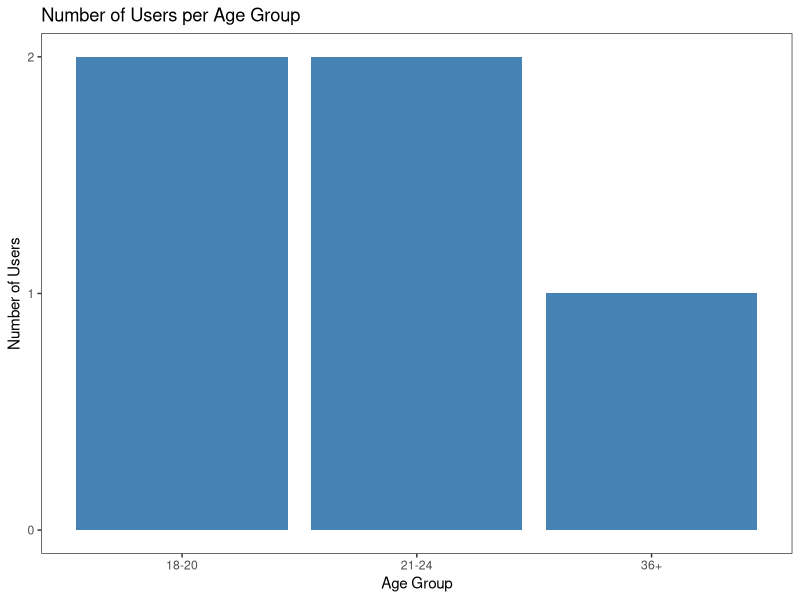
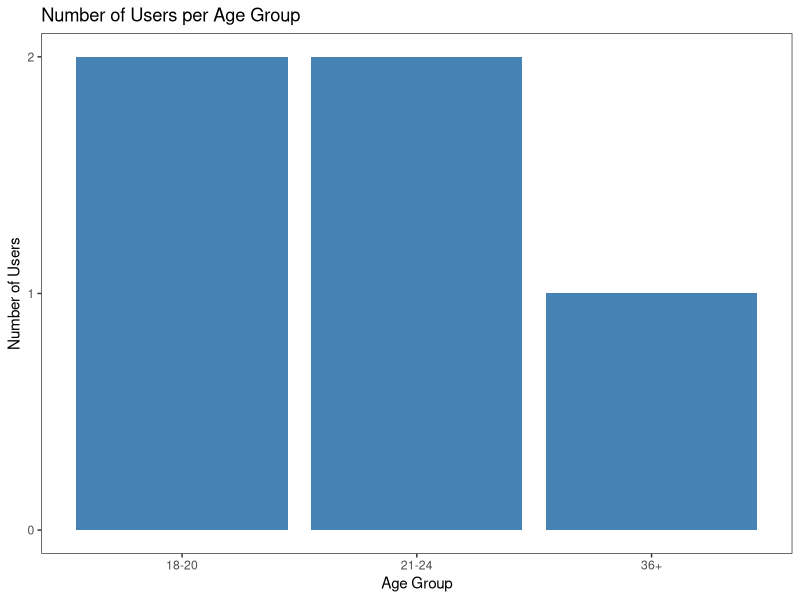
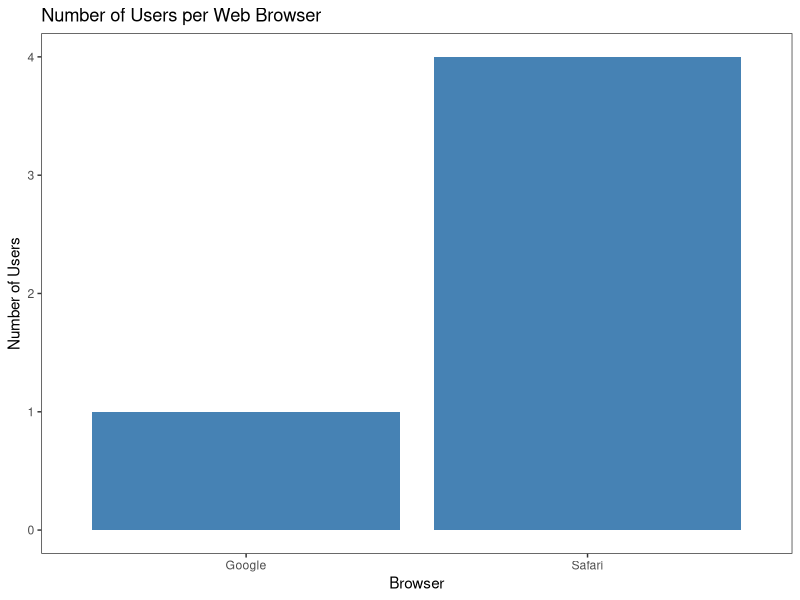
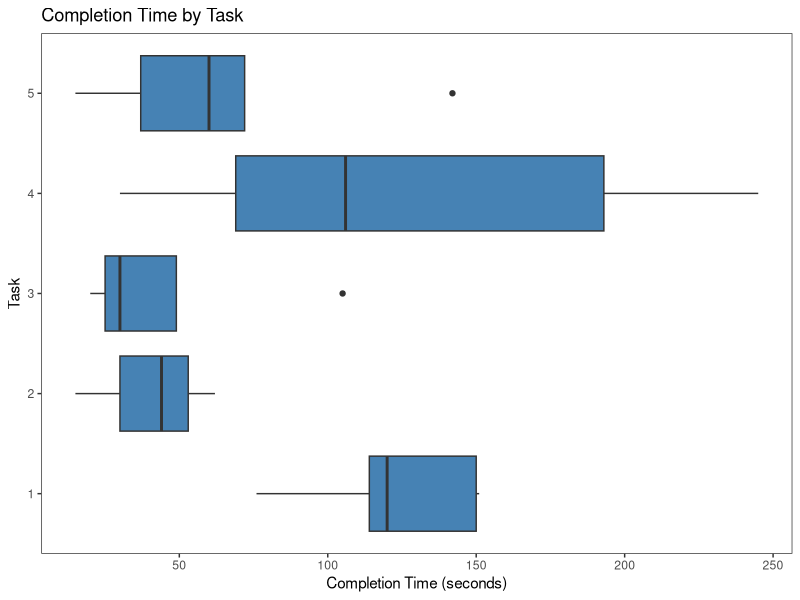
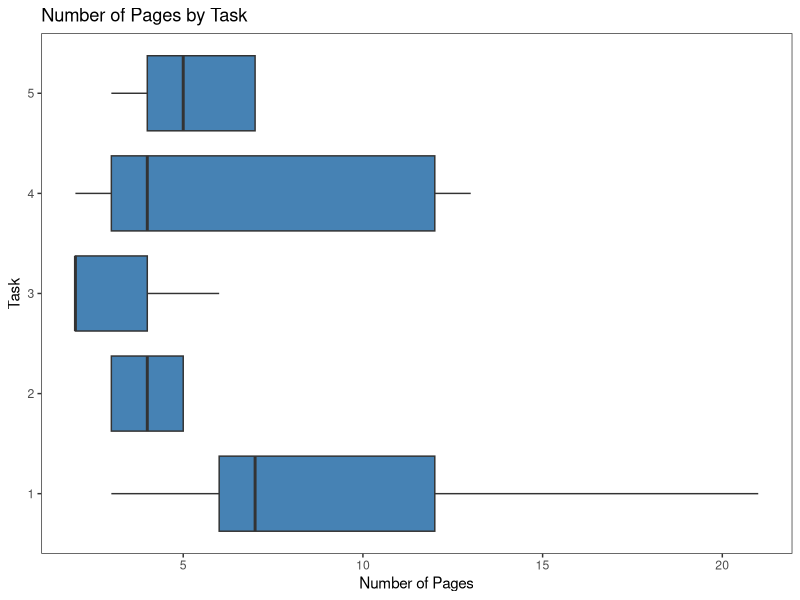
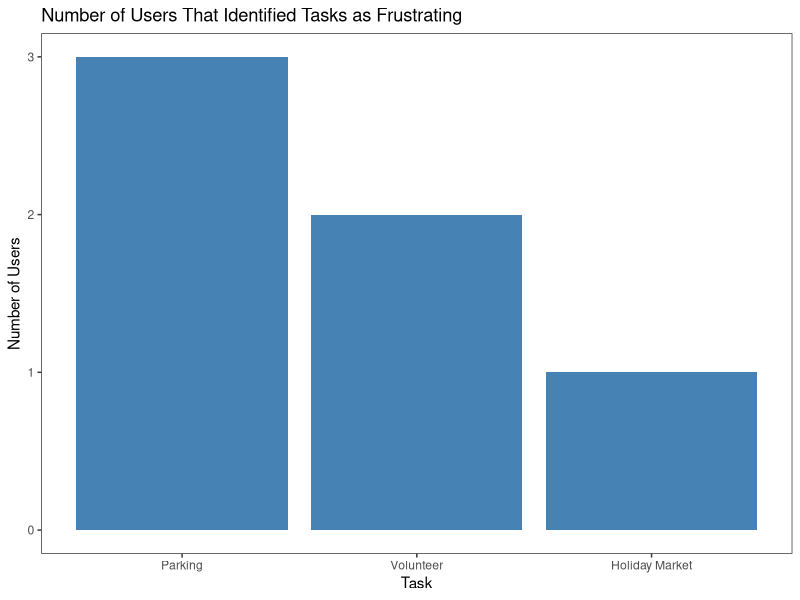
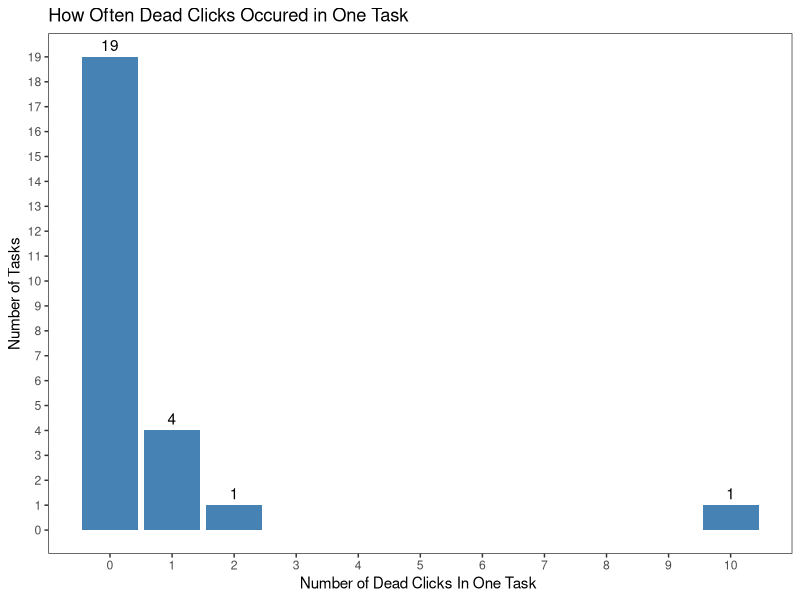

R code for these plots, in order:
library(ggplot2)
library(tidyverse)

pre_test_data <- data.frame(
  PT1 = c('no', 'no', 'no', 'no', 'no'), 
  Age = c('21-24','21-24','36+', '18-20', '18-20' ),
  Browser = c('Safari', 'Safari', 'Safari', 'Google', 'Safari'),
  TimesDowntown = c(6, 10, 5, 1, 10), 
  SoldDowntown = c('no', 'no', 'no', 'no', 'no')
)

time_of_task_data <- data.frame(
  '1' = c(151, 114, 150, 120, 76),
  '2' = c(44, 62, 30, 15, 53),
  '3' = c(49, 20, 30, 25, 105),
  '4' = c(193, 69, 245, 30, 106),
  '5' = c(142, 37, 15, 60, 72),
  check.names = FALSE
)

num_pages_task_data <- data.frame(
  '1' = c(7, 6, 12, 21, 3),
  '2' = c(5, 3, 5, 4, 3),
  '3' = c(4, 2, 2, 2, 6),
  '4' = c(12, 3, 13, 2, 4),
  '5' = c(7, 4, 3, 7, 5),
  check.names = FALSE
)

post_test_data_1 <- data.frame(
  stuckOrFrustration = c('Volunteer', 'Parking', 'Parking', 'Volunteer', 'Parking', 'Holiday Market')
)
post_test_data_2 <- data.frame(
  confidence = c(6, 5, 9, 7, 8)
)

number_of_dead_clicks <- data.frame(
  Clicks=c(0, 1, 1, 1, 10, 0, 0, 2, 0, 0, 0,0,0,0,0,0,0,0,0,0, 0,0,1,0,0)
)

pre_test_data %>% ggplot(aes(x = factor(Age))) +
  geom_bar(fill = 'steelblue') +
  scale_y_continuous(breaks = seq(0, 5, by = 1)) +
  theme_bw() +
  theme(panel.grid = element_blank()) +
  labs(title = "Number of Users per Age Group",
       x = "Age Group",
       y = "Number of Users")

pre_test_data %>% ggplot(aes(x = factor(Age))) +
  geom_bar(fill = 'steelblue') +
  scale_y_continuous(breaks = seq(0, 5, by = 1)) +
  theme_bw() +
  theme(panel.grid = element_blank()) +
  labs(title = "Number of Users per Age Group",
       x = "Age Group",
       y = "Number of Users")

pre_test_data %>% ggplot(aes(x = factor(Browser))) +
  geom_bar(fill = 'steelblue') +
  scale_y_continuous(breaks = seq(0, 5, by = 1)) +
  theme_bw() +
  theme(panel.grid = element_blank()) +
  labs(title = "Number of Users per Web Browser",
       x = "Browser",
       y = "Number of Users")

time_of_task_data %>%
  pivot_longer(
    cols = everything(),
    names_to = "Task",
    values_to = "CompletionTime",
    names_transform = list(Task = as.numeric)
  ) %>%
  mutate(Task = factor(Task, levels = c("1", "2", "3", "4", "5"))) %>%
  ggplot(aes(x = factor(Task), y = CompletionTime)) +
  geom_boxplot(fill = "steelblue") +
  coord_flip() +
  theme_bw() +
  theme(panel.grid = element_blank()) +
  labs(
    title = "Completion Time by Task",
    x = "Task",
    y = "Completion Time (seconds)"
  )

num_pages_task_data %>%
  pivot_longer(
    cols = everything(),
    names_to = "Task",
    values_to = "NumberOfPages",
    names_transform = list(Task = as.numeric)
  ) %>%
  mutate(Task = factor(Task, levels = c("1", "2", "3", "4", "5"))) %>%
  ggplot(aes(x = factor(Task), y = NumberOfPages)) +
  geom_boxplot(fill = "steelblue") +
  coord_flip() +
  theme_bw() +
  theme(panel.grid = element_blank()) +
  labs(
    title = "Number of Pages by Task",
    x = "Task",
    y = "Number of Pages"
  )

ggplot(data=post_test_data_1, aes(x = fct_infreq(stuckOrFrustration))) +
  geom_bar(fill = 'steelblue') +
  scale_y_continuous(breaks = seq(0, 5, by = 1)) +
  theme_bw() +
  theme(panel.grid = element_blank()) +
  labs(title = "Number of Users That Identified Tasks as Frustrating",
       x = "Task",
       y = "Number of Users")

ggplot(data=number_of_dead_clicks, aes(x = Clicks)) +
  geom_bar(fill = 'steelblue') +
  geom_text(stat = "count", 
            aes(label = after_stat(count)), 
            vjust = -0.5) +
  scale_y_continuous(breaks = seq(0, 20, by = 1)) +
  scale_x_continuous(breaks = seq(0, 10, by = 1)) +
  theme_bw() +
  theme(panel.grid = element_blank()) +
  labs(title = "How Often Dead Clicks Occured in One Task",
       x = "Number of Dead Clicks In One Task ",
       y = "Number of Tasks")
